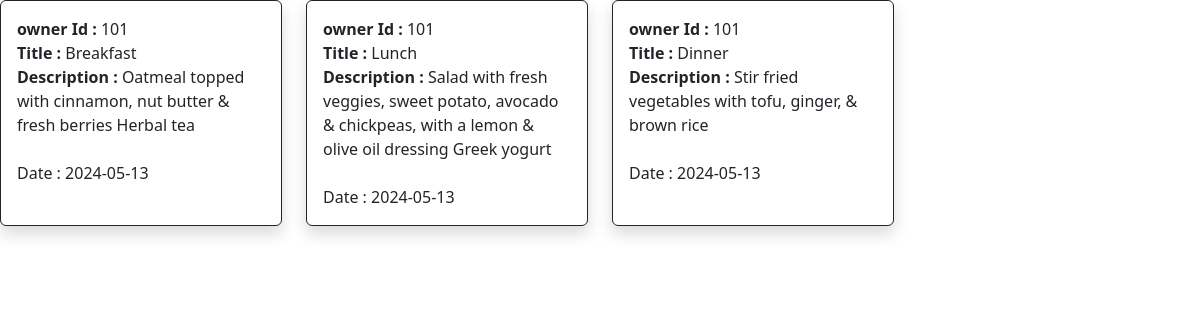
/customer/Livesearch.php, run on the app's committed database.
### tables this page shows
CREATE TABLE `diet` (
  `id` int(10) NOT NULL,
  `owner_id` int(10) NOT NULL,
  `name` varchar(50) NOT NULL,
  `content` varchar(200) NOT NULL,
  `issue_date` date NOT NULL
);

### customer/Livesearch.php (the view, shortened to what this page needs)
<!DOCTYPE html>
<html lang="en">
<head>
    <link rel="stylesheet" href="../css/bootstrap.css">
</head>
<body>
</body>
</html>
<?php
$conn = mysqli_connect("localhost", "root", "", "yoga");
$str = $_GET['q'];
$sql = "select * from diet where
id like '%$str%' or owner_id like '%$str%' or name like '%$str%' or
content like '%$str%' or issue_date like '%$str%'";
$res = mysqli_query($conn, $sql);
echo '<div class="row">';
while ($row = mysqli_fetch_array($res)) {
    echo '<div class="col-3">
    <div class="card shadow h-100 border border-dark">
        <div class="card-body">
            <div class="id"><span class="fw-bold">owner Id : </span>
            '.$row['owner_id'].'
            </div>
            <div class="name"><span class="fw-bold">Title : </span>
            '.$row['name'].'
            </div>
            <span class="fw-bold">Description : </span>'.$row['content'].'
            <div class="1row"></div><br>
            <span class="fw-old">Date : </span>
            '.$row['issue_date'].'<br>
            <div class="my-flex-btn">
            </div>
        </div>
    </div>
</div>';
}
?>

### data on the page
diet: owner "101", name "Breakfast", content "Oatmeal topped with cinnamon, nut butter & fresh berries Herbal tea", issue_date "2024-05-13"
diet: owner "101", name "Lunch", content "Salad with fresh veggies, sweet potato, avocado & chickpeas, with a lemon & olive oil dressing Greek yogurt", issue_date "2024-05-13"
diet: owner "101", name "Dinner", content "Stir fried vegetables with tofu, ginger, & brown rice", issue_date "2024-05-13"
